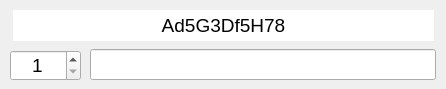
<?xml version="1.0" encoding="UTF-8"?>
<ui version="4.0">
 <class>MainWindow</class>
 <widget class="QMainWindow" name="MainWindow">
  <property name="geometry">
   <rect>
    <x>0</x>
    <y>0</y>
    <width>446</width>
    <height>89</height>
   </rect>
  </property>
  <property name="windowTitle">
   <string>Memorise Game</string>
  </property>
  <widget class="QWidget" name="centralwidget">
   <widget class="childEdit" name="lineEdit">
    <property name="geometry">
     <rect>
      <x>90</x>
      <y>49</y>
      <width>346</width>
      <height>31</height>
     </rect>
    </property>
    <property name="maximumSize">
     <size>
      <width>16777215</width>
      <height>16777215</height>
     </size>
    </property>
    <property name="font">
     <font>
      <pointsize>14</pointsize>
     </font>
    </property>
   </widget>
   <widget class="QLabel" name="label">
    <property name="geometry">
     <rect>
      <x>13</x>
      <y>10</y>
      <width>421</width>
      <height>31</height>
     </rect>
    </property>
    <property name="font">
     <font>
      <pointsize>14</pointsize>
     </font>
    </property>
    <property name="layoutDirection">
     <enum>Qt::LeftToRight</enum>
    </property>
    <property name="styleSheet">
     <string notr="true">background-color: rgb(255, 255, 255);</string>
    </property>
    <property name="text">
     <string>Ad5G3Df5H78</string>
    </property>
    <property name="scaledContents">
     <bool>true</bool>
    </property>
    <property name="alignment">
     <set>Qt::AlignCenter</set>
    </property>
    <property name="wordWrap">
     <bool>false</bool>
    </property>
    <property name="textInteractionFlags">
     <set>Qt::NoTextInteraction</set>
    </property>
   </widget>
   <widget class="QSpinBox" name="spinBox">
    <property name="geometry">
     <rect>
      <x>10</x>
      <y>50</y>
      <width>71</width>
      <height>31</height>
     </rect>
    </property>
    <property name="font">
     <font>
      <pointsize>14</pointsize>
     </font>
    </property>
    <property name="alignment">
     <set>Qt::AlignCenter</set>
    </property>
    <property name="readOnly">
     <bool>false</bool>
    </property>
    <property name="minimum">
     <number>1</number>
    </property>
    <property name="maximum">
     <number>36</number>
    </property>
    <property name="value">
     <number>1</number>
    </property>
   </widget>
  </widget>
 </widget>
 <customwidgets>
  <customwidget>
   <class>childEdit</class>
   <extends>QLineEdit</extends>
   <header>childedit.h</header>
  </customwidget>
 </customwidgets>
 <resources/>
 <connections/>
</ui>
